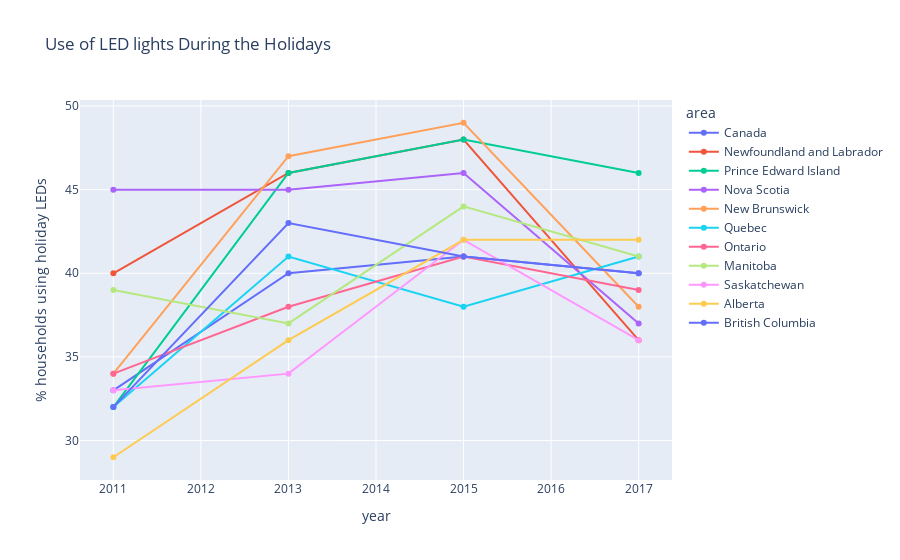

The code cell stored with this chart in its notebook:
### Code cell
fig = px.line(df, y='% households using holiday LEDs', 
              x='year', color='area', 
              title='Use of LED lights During the Holidays')
fig.update_traces(mode='lines+markers')
fig.show()

### Figure 1 — Plotly figure (JSON) as saved in the notebook; plotly's stock layout.template omitted (floating-point values rounded to 4 significant figures)
{"data": [{"hovertemplate": "area=Canada<br>year=%{x}<br>% households using holiday LEDs=%{y}<extra></extra>", "legendgroup": "Canada", "line": {"color": "#636efa", "dash": "solid"}, "mode": "lines+markers", "name": "Canada", "orientation": "v", "showlegend": true, "type": "scatter", "x": [2011, 2013, 2015, 2017], "xaxis": "x", "y": [33, 40, 41, 40], "yaxis": "y"}, {"hovertemplate": "area=Newfoundland and Labrador<br>year=%{x}<br>% households using holiday LEDs=%{y}<extra></extra>", "legendgroup": "Newfoundland and Labrador", "line": {"color": "#EF553B", "dash": "solid"}, "mode": "lines+markers", "name": "Newfoundland and Labrador", "orientation": "v", "showlegend": true, "type": "scatter", "x": [2011, 2013, 2015, 2017], "xaxis": "x", "y": [40, 46, 48, 36], "yaxis": "y"}, {"hovertemplate": "area=Prince Edward Island<br>year=%{x}<br>% households using holiday LEDs=%{y}<extra></extra>", "legendgroup": "Prince Edward Island", "line": {"color": "#00cc96", "dash": "solid"}, "mode": "lines+markers", "name": "Prince Edward Island", "orientation": "v", "showlegend": true, "type": "scatter", "x": [2011, 2013, 2015, 2017], "xaxis": "x", "y": [32, 46, 48, 46], "yaxis": "y"}, {"hovertemplate": "area=Nova Scotia<br>year=%{x}<br>% households using holiday LEDs=%{y}<extra></extra>", "legendgroup": "Nova Scotia", "line": {"color": "#ab63fa", "dash": "solid"}, "mode": "lines+markers", "name": "Nova Scotia", "orientation": "v", "showlegend": true, "type": "scatter", "x": [2011, 2013, 2015, 2017], "xaxis": "x", "y": [45, 45, 46, 37], "yaxis": "y"}, {"hovertemplate": "area=New Brunswick<br>year=%{x}<br>% households using holiday LEDs=%{y}<extra></extra>", "legendgroup": "New Brunswick", "line": {"color": "#FFA15A", "dash": "solid"}, "mode": "lines+markers", "name": "New Brunswick", "orientation": "v", "showlegend": true, "type": "scatter", "x": [2011, 2013, 2015, 2017], "xaxis": "x", "y": [34, 47, 49, 38], "yaxis": "y"}, {"hovertemplate": "area=Quebec<br>year=%{x}<br>% households using holiday LEDs=%{y}<extra></extra>", "legendgroup": "Quebec", "line": {"color": "#19d3f3", "dash": "solid"}, "mode": "lines+markers", "name": "Quebec", "orientation": "v", "showlegend": true, "type": "scatter", "x": [2011, 2013, 2015, 2017], "xaxis": "x", "y": [32, 41, 38, 41], "yaxis": "y"}, {"hovertemplate": "area=Ontario<br>year=%{x}<br>% households using holiday LEDs=%{y}<extra></extra>", "legendgroup": "Ontario", "line": {"color": "#FF6692", "dash": "solid"}, "mode": "lines+markers", "name": "Ontario", "orientation": "v", "showlegend": true, "type": "scatter", "x": [2011, 2013, 2015, 2017], "xaxis": "x", "y": [34, 38, 41, 39], "yaxis": "y"}, {"hovertemplate": "area=Manitoba<br>year=%{x}<br>% households using holiday LEDs=%{y}<extra></extra>", "legendgroup": "Manitoba", "line": {"color": "#B6E880", "dash": "solid"}, "mode": "lines+markers", "name": "Manitoba", "orientation": "v", "showlegend": true, "type": "scatter", "x": [2011, 2013, 2015, 2017], "xaxis": "x", "y": [39, 37, 44, 41], "yaxis": "y"}, {"hovertemplate": "area=Saskatchewan<br>year=%{x}<br>% households using holiday LEDs=%{y}<extra></extra>", "legendgroup": "Saskatchewan", "line": {"color": "#FF97FF", "dash": "solid"}, "mode": "lines+markers", "name": "Saskatchewan", "orientation": "v", "showlegend": true, "type": "scatter", "x": [2011, 2013, 2015, 2017], "xaxis": "x", "y": [33, 34, 42, 36], "yaxis": "y"}, {"hovertemplate": "area=Alberta<br>year=%{x}<br>% households using holiday LEDs=%{y}<extra></extra>", "legendgroup": "Alberta", "line": {"color": "#FECB52", "dash": "solid"}, "mode": "lines+markers", "name": "Alberta", "orientation": "v", "showlegend": true, "type": "scatter", "x": [2011, 2013, 2015, 2017], "xaxis": "x", "y": [29, 36, 42, 42], "yaxis": "y"}, {"hovertemplate": "area=British Columbia<br>year=%{x}<br>% households using holiday LEDs=%{y}<extra></extra>", "legendgroup": "British Columbia", "line": {"color": "#636efa", "dash": "solid"}, "mode": "lines+markers", "name": "British Columbia", "orientation": "v", "showlegend": true, "type": "scatter", "x": [2011, 2013, 2015, 2017], "xaxis": "x", "y": [32, 43, 41, 40], "yaxis": "y"}], "layout": {"legend": {"title": {"text": "area"}, "tracegroupgap": 0}, "title": {"text": "Use of LED lights During the Holidays"}, "xaxis": {"anchor": "y", "domain": [0, 1], "title": {"text": "year"}}, "yaxis": {"anchor": "x", "domain": [0, 1], "title": {"text": "% households using holiday LEDs"}}}}
